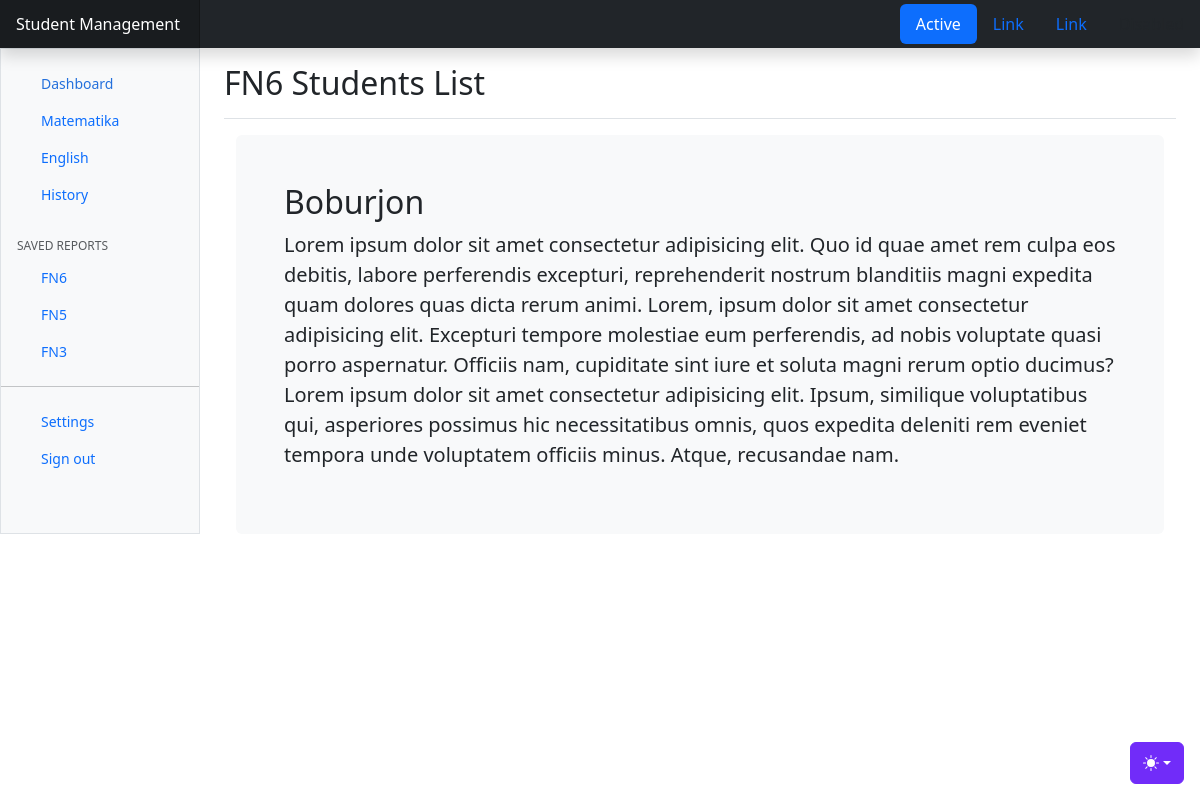
The page /show/student-boburjon/ on the database its author committed.
### student/models.py (models this page shows, shortened)
class Category(models.Model):
    name = models.CharField(max_length=255)
    slug = models.SlugField(max_length=255,unique=True,db_index=True)

class GroupPost(models.Model):
    group_name = models.CharField(max_length=255)
    slug = models.SlugField(max_length=255,unique=True,db_index=True)

class Student(models.Model):
    name = models.CharField(max_length=255)
    content = models.TextField(blank=True)
    slug = models.SlugField(max_length=255,unique=True,db_index=True)
    time_create = models.DateTimeField(auto_now_add=True)
    time_update = models.DateTimeField(auto_now=True)
    is_active = models.BooleanField(default=True)
    cat = models.ForeignKey('Category',on_delete = models.PROTECT, related_name='students')
    group = models.ManyToManyField('GroupPost',blank=True,related_name='group_student')

### student/views.py (the view)
# urls.py: path('show/<slug:post_slug>/',views.show_post, name='student_post'),
def show_post(request,post_slug):
    student = get_object_or_404(Student,slug=post_slug)
    data = {
        'title':'Student Management',
        'page':'Student Post',
        'students':student,
        'categories':categories,
        'groups':groups
    }
    return render(request,'student/post.html',data)

### student/templates/student/post.html
{% extends "base.html" %}
{% block content %}
<main class="col-md-9 ms-sm-auto col-lg-10 px-md-4">
    <div class="d-flex justify-content-between flex-wrap flex-md-nowrap align-items-center pt-3 pb-2 mb-3 border-bottom">
      <h1 class="h2">FN6 Students List</h1>
    </div>
    <main class="container">
    <div class="bg-body-tertiary p-5 rounded">
      <h2>{{students.name}}</h2>
      <p class="lead">Lorem ipsum dolor sit amet consectetur adipisicing elit. Quo id quae amet rem culpa eos debitis, labore perferendis excepturi, reprehenderit nostrum blanditiis magni expedita quam dolores quas dicta rerum animi. Lorem, ipsum dolor sit amet consectetur adipisicing elit. Excepturi tempore molestiae eum perferendis, ad nobis voluptate quasi porro aspernatur. Officiis nam, cupiditate sint iure et soluta magni rerum optio ducimus? Lorem ipsum dolor sit amet consectetur adipisicing elit. Ipsum, similique voluptatibus qui, asperiores possimus hic necessitatibus omnis, quos expedita deleniti rem eveniet tempora unde voluptatem officiis minus. Atque, recusandae nam.</p>
    </div>
  </main>
</main>
{% endblock content %}

### templates/base.html (shortened to what this page needs)
{% load static %}
<!doctype html>
<html lang="en" data-bs-theme="auto">
  <head><script src="{% static "student/assets/js/color-modes.js" %}"></script>
    <link rel="stylesheet" href="https://cdn.jsdelivr.net/npm/@docsearch/css@3">
<link href="{% static "student/assets/dist/css/bootstrap.min.css" %}" rel="stylesheet">
<link href="https://cdn.jsdelivr.net/npm/bootstrap-icons@1.10.5/font/bootstrap-icons.min.css" rel="stylesheet">
    <link href="{% static "student/dashboard.css" %}" rel="stylesheet">
  </head>
  <body>
{% include "includes/mode.html" %}
{% include "includes/navbar.html" %}
<div class="container-fluid">
  <div class="row">
    <div class="sidebar border border-right col-md-3 col-lg-2 p-0 bg-body-tertiary">
      <div class="offcanvas-md offcanvas-end bg-body-tertiary" tabindex="-1" id="sidebarMenu" aria-labelledby="sidebarMenuLabel">
        <div class="offcanvas-body d-md-flex flex-column p-0 pt-lg-3 overflow-y-auto">
          <ul class="nav flex-column">
            <li class="nav-item">
              <a class="nav-link d-flex align-items-center gap-2 active" aria-current="page" href="/">
                <svg class="bi"><use xlink:href="#house-fill"/></svg>
                Dashboard
              </a>
            </li>
            {% for i in categories %}
            <li class="nav-item">
              <a class="nav-link d-flex align-items-center gap-2" href="{% url 'cat' i.slug %}">
                <svg class="bi"><use xlink:href="#file-earmark"/></svg>
                {{i.name}}
              </a>
            </li>
            {% endfor %}
          </ul>
          <h6 class="sidebar-heading d-flex justify-content-between align-items-center px-3 mt-4 mb-1 text-body-secondary text-uppercase">
            <span>Saved reports</span>
            <a class="link-secondary" href="#" aria-label="Add a new report">
              <svg class="bi"><use xlink:href="#plus-circle"/></svg>
            </a>
          </h6>
          <ul class="nav flex-column mb-auto">
            {% for gr in groups %}
            <li class="nav-item">
              <a class="nav-link d-flex align-items-center gap-2" href="{% url 'group' gr.slug %}">
                <svg class="bi"><use xlink:href="#file-earmark-text"/></svg>
                {{gr.group_name}}
              </a>
            </li>
            {% endfor %}
          </ul>
          <hr class="my-3">
          <ul class="nav flex-column mb-auto">
            <li class="nav-item">
              <a class="nav-link d-flex align-items-center gap-2" href="#">
                <svg class="bi"><use xlink:href="#gear-wide-connected"/></svg>
                Settings
              </a>
            </li>
            <li class="nav-item">
              <a class="nav-link d-flex align-items-center gap-2" href="#">
                <svg class="bi"><use xlink:href="#door-closed"/></svg>
                Sign out
              </a>
            </li>
          </ul>
        </div>
      </div>
    </div>
{% block content %}
{% endblock content %}
    </body>
</html>

### student/static/student/dashboard.css (style rules this page uses)
.bi { display: inline-block; width: 1rem; height: 1rem; }
.sidebar .nav-link { font-size: .875rem; font-weight: 500; }
.sidebar .nav-link.active { color: #2470dc; }
.sidebar-heading { font-size: .75rem; }
.bi { vertical-align: -.125em; fill: currentColor; }

### rows shown on the page
Category: name "Matematika"
Category: name "English"
Category: name "History"
GroupPost: group_name "FN6"
GroupPost: group_name "FN5"
GroupPost: group_name "FN3"
Student: name "Boburjon"

### other values the page prints
{{ title }} "Student Management"
